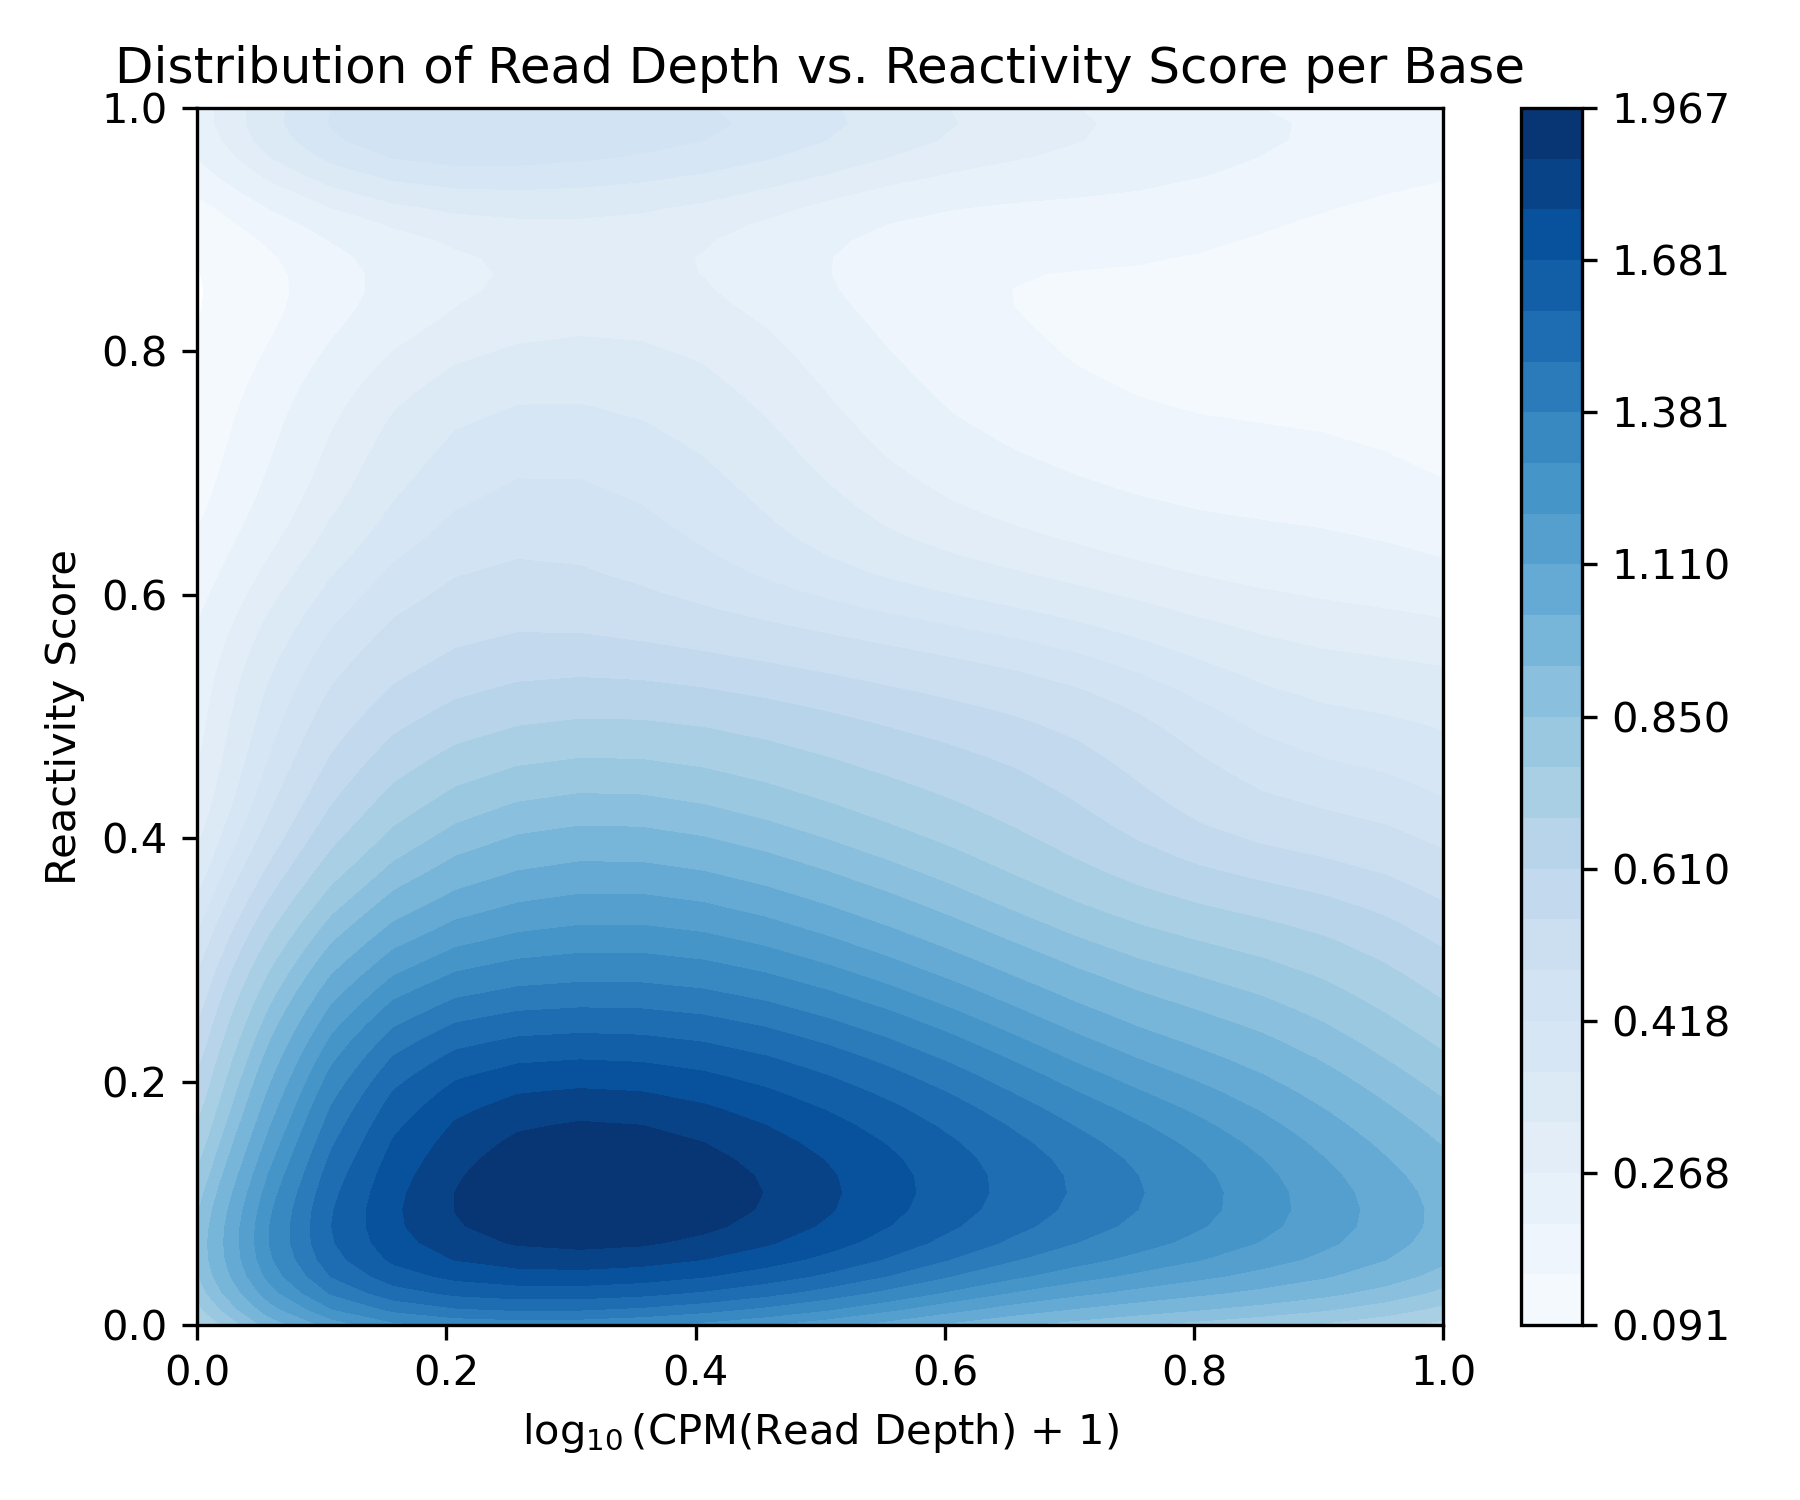

Recreate this plot in Python.
import matplotlib.pyplot as plt
import seaborn as sns
import pandas as pd
import numpy as np
import sys
import orjson

dataset_csv = sys.argv[1]
bootstrap_size = int(sys.argv[2])
levels = int(sys.argv[3])
grid_size = int(sys.argv[4])
output_plot = sys.argv[5]

dataset = pd.read_csv(dataset_csv)
read_depth = list()
reactivity = list()
for _, row in dataset.iterrows():
    read_depth.extend(orjson.loads(row["RD"]))
    reactivity.extend(orjson.loads(row["RT"]))

indices = list(range(len(reactivity)))
indices = np.random.choice(indices, size=bootstrap_size, replace=True)
read_depth_sample = np.array(read_depth)[indices]
reactivity_sample = np.array(reactivity)[indices]

plt.figure(figsize=(6, 5), dpi=300)
sns.kdeplot(x=read_depth_sample, y=reactivity_sample, fill=True, levels=levels, cbar=True, cmap=sns.color_palette("Blues", as_cmap=True), gridsize=grid_size)
plt.xlim((0, 1))
plt.ylim((0, 1))
plt.xlabel(r"$\log_{10}$(CPM(Read Depth) + 1)")
plt.ylabel("Reactivity Score")
plt.title("Distribution of Read Depth vs. Reactivity Score per Base")
plt.tight_layout()
plt.savefig(output_plot)
